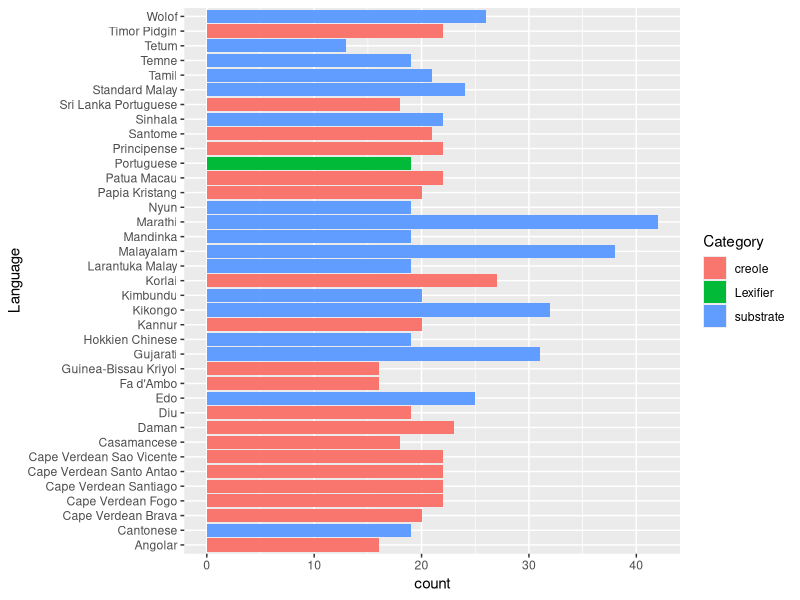
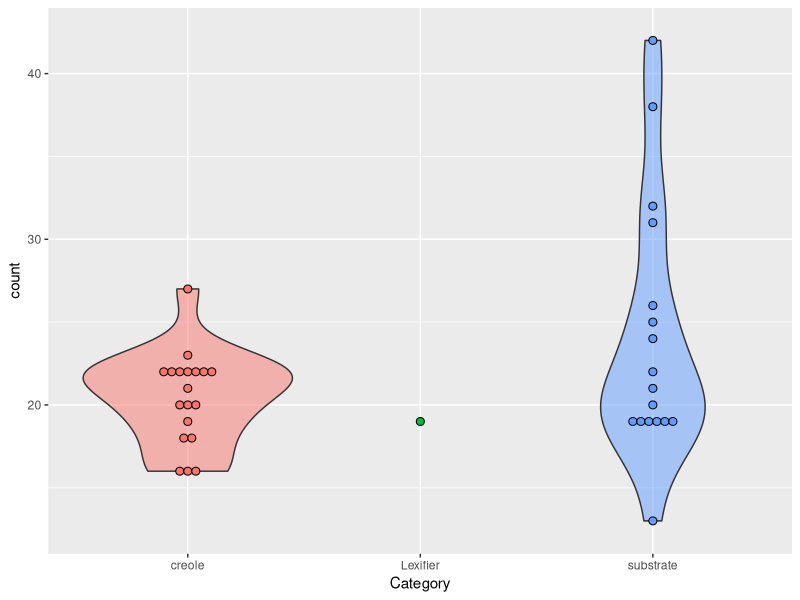

Write the R code that produced these figures, in order. (Note: this script raises an error after producing the figures.)
## ---- chunk 1
library(tidyverse)
library(ggplot2)
library(ggrepel)
## ---- chunk 2
inv <- read.csv("Inventories.csv")
head(inv)
## ---- chunk 3
df_inv_long <- inv %>% select(Language, Phoneme) %>%  mutate(newcol = 1)

df_inv <- df_inv_long %>% pivot_wider(names_from = Language, values_from = newcol, values_fill = 0)

df_total_inv <- df_inv %>% mutate_at(c(2:38), as.numeric)

head(df_total_inv)

## ---- chunk 4

cons_count <- df_total_inv %>% select(c(2:38)) %>% mutate_at(c(1:37), as.numeric)
  
count <- colSums(cons_count [,c(1:37)]) %>% unname(colSums(count))

cons_lg <- select(df_inv_long, 'Language') 

Language <- unique(cons_lg$Language)

category <- inv %>% select(Language, Category)

count_lg <- data.frame(cbind(Language, count)) 
  
count_lg_1 <- inner_join(count_lg, category, by = "Language") %>% distinct()

inv_size <- transform(count_lg_1, count = as.numeric(count))

head(inv_size)

## ---- chunk 5
ggplot(inv_size) + 
  geom_bar(aes(x = Language,
               y = count,
              fill = Category), 
           stat = "identity", 
           show.legend = TRUE,
           position = "dodge2") + coord_flip()
## ---- chunk 6
ggplot(inv_size, aes(x = Category, y = count, fill = Category)) +
  geom_violin(alpha = 0.5) +
  geom_dotplot(binaxis = "y",
               stackdir = "center",
               dotsize = 0.5) +
  theme(legend.position = "none")
## ---- chunk 7
total <- rowSums(cons_count)

cons_freq <- data.frame(cbind(df_total_inv$Phoneme, total))

cons_freq <- transform(cons_freq, total = as.numeric(total))

colnames(cons_freq)[1] <- "LexifierPhoneme"

## ---- chunk 8
cons_freq_pt <- cons_freq %>% subset(LexifierPhoneme %in% c('b','d','f','g','k','l','ʎ','m','n','ɲ','p','t̠ʃ','ɾ','s',
                                       't','v','z','ʒ', 'r'))

## ---- chunk 9
cons_freq_rel <- cons_freq_pt %>% mutate(frequency = total/37)
## ---- chunk 10
read.csv("consonant_global_stability.csv")
## ---- chunk 11
cor_freq_sta <- left_join(consonant_global_stability, cons_freq_rel, by='LexifierPhoneme')
## ---- chunk 12
fs <- lm(frequency ~ mglobal, data=cor_freq_sta)
summary(fs)
## ---- chunk 13

fs_plot <- ggplot(cor_freq_sta, aes(x = frequency, y = mglobal, label = LexifierPhoneme)) +
  geom_smooth(method = "lm") +
  geom_point() # +
  #geom_text(aes(label=V1), hjust=3, vjust=0)

fs_plot + geom_text_repel(aes(label=LexifierPhoneme))
## ---- chunk 14
inv_subs <- inv %>% subset(Category == 'substrate') %>%  select(Language, Phoneme)  %>% mutate(newcol = 1)

inv_subs_long <- inv_subs %>% pivot_wider(names_from = Language, values_from = newcol, values_fill = 0)

inv_subs_long <- inv_subs_long %>% mutate_at(c(2:18), as.numeric)

head(inv_subs_long)

## ---- chunk 15

subs_count <- inv_subs_long %>% select(c(2:18))

total_subs <- rowSums(subs_count)

subs_freq <- data.frame(cbind(inv_subs_long$Phoneme, total_subs))

subs_freq <- transform(subs_freq, total_subs = as.numeric(total_subs))

colnames(subs_freq)[1] <- "LexifierPhoneme"

subs_freq <- subs_freq %>% subset(LexifierPhoneme %in% c('b','d','f','g','k','l','ʎ','m','n','ɲ','p','t̠ʃ','ɾ','s', 't','v','z','ʒ', 'r'))

## ---- chunk 16
subs_freq_rel <- subs_freq %>% mutate(frequency = total_subs/17)
## ---- chunk 17
subs_sta <- left_join(consonant_global_stability, subs_freq_rel, by='LexifierPhoneme')
## ---- chunk 18
subs_sta_lm <- lm(frequency ~ mglobal, data=subs_sta)
summary(subs_sta_lm)
## ---- chunk 19
subsfreq_sta_cor <- ggplot(subs_sta, aes(x = frequency, y = mglobal, label = LexifierPhoneme)) +
  geom_smooth(method = "lm") +
  geom_point() +
  xlab("Frequency across substrates") + ylab("Stability across creoles") # +
 # geom_text(aes(label=V1), hjust=3, vjust=0)


subsfreq_sta_cor + geom_text_repel(aes(label=LexifierPhoneme))
## ---- chunk 20
typ_freq <- read.csv("typ_freq.csv")
## ---- chunk 21
typ_sta <- left_join(typ_freq, consonant_global_stability, by='LexifierPhoneme')
## ---- chunk 22
typ_sta_lm <- lm(TypologicalFreq ~ mglobal, data=typ_sta)
summary(typ_sta_lm)
## ---- chunk 23
typ_sta_cor <- ggplot(typ_sta, aes(x = TypologicalFreq, y = mglobal, label = LexifierPhoneme)) +
  geom_smooth(method = "lm") +
  geom_point() +
  xlab("Frequency across world's languages") + ylab("Stability across creoles") # +
 # geom_text(aes(label=V1), hjust=3, vjust=0)


typ_sta_cor + geom_text_repel(aes(label=LexifierPhoneme))

## ---- chunk 24
inv_overlap <- df_total_inv %>% subset(Phoneme %in% c('b','d','f','g','k','l','ʎ','m','n','ɲ','p','ʀ','ɾ','s','ʃ',
                                       't','v','z','ʒ'))

## ---- chunk 25
cons_over <- inv_overlap %>% select(c(2:38)) %>% mutate_at(c(1:37), as.numeric)
  
absolute_overlap <- colSums(cons_over [,c(1:37)]) %>% unname(colSums(count))

cons_overlap <- select(df_inv_long, 'Language') 

Language <- unique(cons_lg$Language)

category <- inv %>% select(Language, Category)

overlap <- data.frame(cbind(Language, absolute_overlap)) 
  
inv_overlap <- inner_join(overlap, category, by = "Language") %>% distinct()

head(inv_overlap)
## ---- chunk 26
colnames(inv_overlap)[2]  <- "similar_consonants"
colnames(inv_size)[2] <- "total_consonants"


df_st <- merge(inv_overlap, inv_size, by = "Language")

df_st$total_consonants = as.numeric(as.character(df_st$total_consonants))
df_st$similar_consonants = as.numeric(as.character(df_st$similar_consonants))


df_st$different_consonants <- df_st$`total_consonants` - df_st$`similar_consonants`
## ---- chunk 27
tsd_rel <- df_st %>%  mutate(total_rel = total_consonants/19, similar_rel = similar_consonants/19, diff_rel= different_consonants/19)
## ---- chunk 28
subs_tsd_rel <- tsd_rel %>% subset(Category.x=='substrate')
## ---- chunk 29

Language <- c('Angolar',
'Cape Verdean Brava',
'Cape Verdean Fogo',
'Cape Verdean Santiago',
'Cape Verdean Santo Antão',
'Cape Verdean São Vicente',
'Daman',
'Diu',
'Fa dAmbô',
'Guinea-Bissau Kriyol',
'Kannur',
'Korlai',
'Papiá Kristang',
'Patua Macau',
'Principense',
'Santome',
'Sri Lanka',
'Timor creole',
'Casamancese')

value <- c(0.6571429	,
0.9285714	,
0.8857143	,
0.9189189	,
0.9444444	,
0.9142857	,
0.9000000	,
0.8857143	,
0.6428571	,
0.9054054	,
0.9242424	,
0.8529412	,
0.8750000	,
0.9054054	,
0.8243243	,
0.7702703	,
0.8970588	,
0.9000000	,
0.8750000)

creole_stability_simple <- data.frame(Language, value)

## ---- chunk 30

substrate_similar_simple <- subs_tsd_rel %>%  select(Language, similar_rel)

colnames(substrate_similar_simple)[2]  <- "value"

## ---- chunk 31
correspondence <- read.csv("substrate_creole_correspondence.csv")
## ---- chunk 32
colnames(creole_stability_simple)[1]  <- "creole"
colnames(creole_stability_simple)[2]  <- "stability"

cor1 <- left_join(correspondence, creole_stability_simple, by= 'creole')

colnames(substrate_similar_simple)[1]  <- "substrate"
colnames(substrate_similar_simple)[2]  <- "similarity"

cor2 <- left_join(cor1, substrate_similar_simple, by= 'substrate')
## ---- chunk 33
cor2_lm <- lm(similarity ~ stability, data=cor2)
summary(cor2_lm)
## ---- chunk 34
ggplot(cor2, aes(x = similarity, y = stability, label = pair)) +
  geom_smooth(method = "glm") +
  geom_point() +
  geom_text(aes(label=pair), hjust=1, vjust=1) +
  facet_wrap(~ area)
## ---- chunk 35
jaccard <- function(a, b) {
    intersection = length(intersect(a, b))
    union = length(a) + length(b) - intersection
    return (intersection/union)
}

#data <- df_total_inv

jaccard(df_total_inv$`Portuguese`, df_total_inv$`Cantonese`)


## ---- chunk 36
#install.packages("vegan")
library(vegan)
df_jaccard <- select(df_total_inv, c(2:35))
results_jaccard <- vegdist(df_jaccard, method = "jaccard")
# I may have worked, but we still need a visualization.
## ---- chunk 37
#install.packages("ade4")
library(ade4)
mm1 <- as.matrix(df_jaccard)
mm2 <- matrix(mm1, ncol = ncol(df_jaccard), dimnames = NULL)
ID <- colnames(df_jaccard)
d <- dist.binary(mm2, method = 1, diag = FALSE, upper = FALSE) #method 1 is Jaccard index (1901) S3 coefficient of Gower & Legendre
hc <- hclust(d)               # apply hierarchical clustering 

## ---- chunk 38
jaccard <- function(a, b) {
    intersection = length(intersect(a, b))
    union = length(a) + length(b) - intersection
    return (intersection/union)
}


vec_port <- df_total_inv[2]
vec_jac <- c() 
vec_crio_name <- c() 


#for (i in 2:35)
#{jaq_val <- jaccard(vec_port,df_total_inv[i])
#	vec_jac <- c(vec_jac, jaq_val)
#	vec_crio_name <- c(vec_crio_name, colnames(df_total_inv)[i])}



#jac_data <- data.frame(vec_jac, vec_crio_name)

## ---- chunk 39
library(tidyverse)

# Create Jaccard table based on full set of phonemes across all languages 
# in the sample; other ways to do this -- to discuss
df <- read_csv("Inventories.csv")
df <- df %>% select(Language, Phoneme)
df$presence <- 1
df_wide <- df %>% spread(Phoneme, presence)
df_wide <- df_wide %>% replace(is.na(.), 0)
head(df_wide)

# Corresponding languages for which we want Jaccard measurements
correspondences <- read_csv("substrate_creole_correspondence.csv")
tmp <- correspondences %>% slice(1:2)

# DONE: fix the language names in the correspondences table so they can be used across tables
all(correspondences$substrate %in% df_wide$Language) # OK
all(correspondences$creole %in% df_wide$Language) # OK
correspondences$substrate %in% df_wide$Language # OK
correspondences$creole %in% df_wide$Language # OK

# Get method for Jaccard
#library(qvalue) #Error in library(qvalue) : there is no package called ‘qvalue’
#library(jaccard) #Error: package ‘jaccard’ was built under R version 4.3.1Error: package or namespace load failed for ‘jaccard’ 

# Test 
 x <- as.numeric(df_wide[1,2:116])
 y <- as.numeric(df_wide[1,2:116])
 jaccard(x,y)
 x==y # All TRUE -- passed!

# Run Jaccard on test data -- some bug here in the code because new_col is the same
tmp %>% mutate(new_col = jaccard(as.numeric(as.factor(df_wide %>% filter(Language == tmp$substrate) %>% select(2:116))), as.numeric(as.factor(df_wide %>% filter(Language == tmp$creole) %>% select(2:116)))))

# When all language names match in both tables this *should* run fine
correspondences %>% mutate(new_col = jaccard(as.numeric(as.factor(df_wide %>% filter(Language == correspondences$substrate) %>% select(2:116))), as.numeric(as.factor(df_wide %>% filter(Language == correspondences$creole) %>% select(2:116)))))
